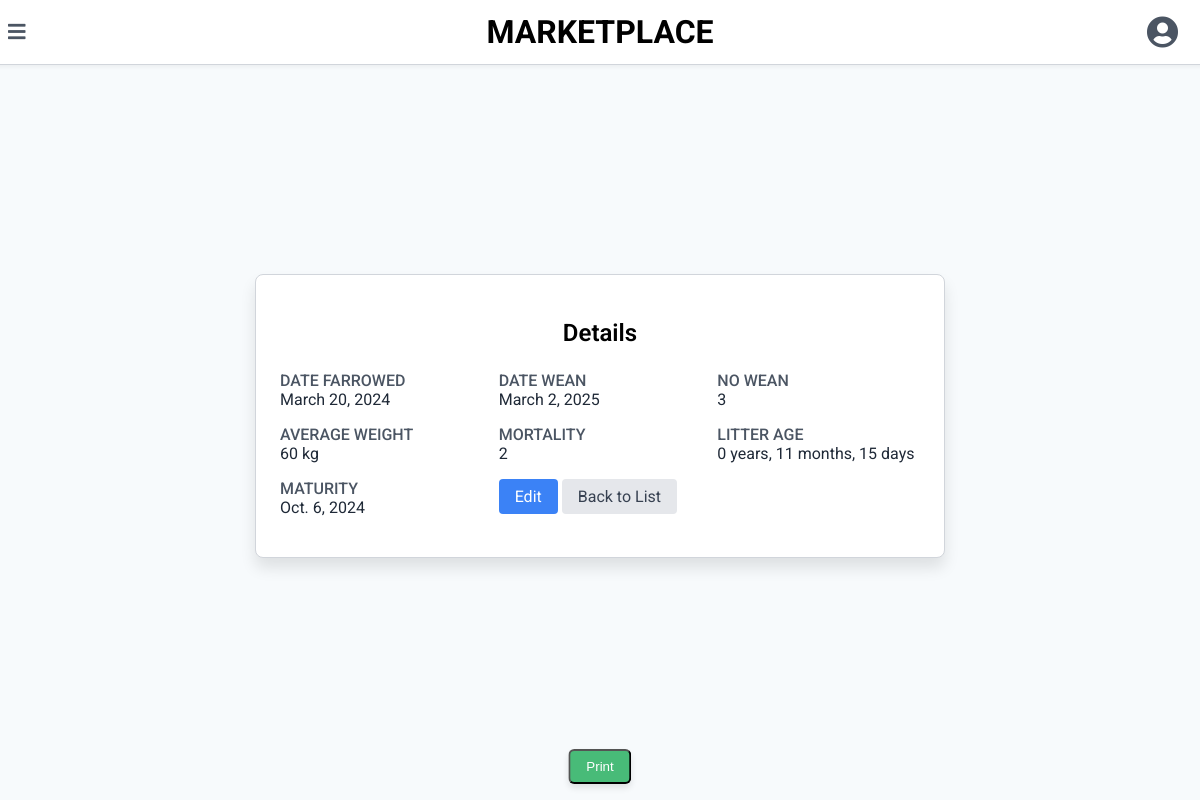
/1/details/Weaning, run on the app's committed database.
### inven/models.py (models this page shows, shortened)
class Weaning(models.Model):
    birth_date = models.ForeignKey(Farrowing, verbose_name=_("Date farrowed"), on_delete=models.CASCADE)
    date_wean = models.DateField(_("weaning date"), auto_now=False, auto_now_add=False)
    no_wean = models.IntegerField(_("number Wean"))
    avg_weight = models.IntegerField(_("Average Weight"))
    mortality = models.IntegerField(_("mortality after farrowing"))
    @property
    def maturity(self):
        return self.birth_date.date + timedelta(days=200)
    def get_age(self) -> dict:
        today = date.today()
        delta = relativedelta(today, self.birth_date.date)
        return {
            'years': delta.years,
            'months': delta.months,
            'days': delta.days
        }
    @property
    def age_string(self) -> str:
        age = self.get_age()
        return f"{age['years']} years, {age['months']} months, {age['days']} days"
    @property
    def age_components(self) -> tuple:
        age = self.get_age()
        return (age['years'], age['months'], age['days'])
    class Meta:
        verbose_name = _("Weaning")
        verbose_name_plural = _("Weanings")

class Farrowing(models.Model):
    date = models.DateField(_("Date"), auto_now=False, auto_now_add=False)
    boar_id = models.ForeignKey(
        Inven,
        on_delete=models.CASCADE,
        verbose_name=_("Boar"),
        limit_choices_to={'sex__name': 'BOAR'},  # Filter only Boars
        related_name='fallowing_as_boar'
    )
    sow_id = models.ForeignKey(
        Inven,
        on_delete=models.CASCADE,
        verbose_name=_("Sow"),
        limit_choices_to={'sex__name': 'SOW'},  # Filter only Sows
        related_name='farrowing_as_soW'
    )
    number_born = models.IntegerField(_("No. Born"))
    mortality = models.IntegerField(_("Mortality"))
    class Meta:
        verbose_name = _("Farrowing")
        verbose_name_plural = _("Farrowings")

### inven/views.py (the view)
# urls.py: path('<int:pk>/details/Weaning', WeaningDetailView.as_view(), name='Weaning-detail'),
class WeaningDetailView(DetailView):
    model = Weaning
    template_name = 'Weaning/detail.html'
    context_object_name = 'Weaning'
    def get_context_data(self, **kwargs):
        context = super().get_context_data(**kwargs)
        Weaning = self.get_object()
        context['age'] = {
            'years': Weaning.age_components[0],
            'months': Weaning.age_components[1],
            'days': Weaning.age_components[2]
        }
        return context

### templates/Weaning/detail.html (shortened to what this page needs)
{% extends "detail.html" %}
{% block page %}
<main class="content">
    <div class="table-container">
        <h2>Details</h2>
        <dl>
            <div>
                <dt>DATE FARROWED</dt>
                <dd>{{ Weaning.birth_date.date }}</dd>
            </div>
            <div>
                <dt>DATE WEAN</dt>
                <dd>{{ Weaning.date_wean }}</dd>
            </div>
            <div>
                <dt>NO WEAN</dt>
                <dd>{{ Weaning.no_wean }}</dd>
            </div>
            <div>
                <dt>AVERAGE WEIGHT</dt>
                <dd>{{ Weaning.avg_weight }} kg</dd>
            </div>
            <div>
                <dt>MORTALITY</dt>
                <dd>{{ Weaning.mortality }}</dd>
            </div>
            <div>
                <dt>LITTER AGE</dt>
                <dd>{{ Weaning.age_string }}</dd>
            </div>
            <div>
                <dt>MATURITY</dt>
                <dd>{{ Weaning.maturity }}</dd>
            </div>
        <div class="mt-6 flex justify-end space-x-4">
            <a href="{% url 'Weaning-update' Weaning.pk %}" class="btn btn-primary">Edit</a>
            <a href="{% url 'Weaning-list' %}" class="btn btn-secondary">Back to List</a>
        </div>
    </div>
</main>
{% endblock %}

### templates/firstlabel/main.html (style rules this page uses)
body { font-family: 'Roboto', sans-serif; background-color: #f3f4f6; margin: 0; padding: 0; }
.content { margin-left: 0; transition: margin-left 0.3s; padding: 1rem; padding-top: 5rem; }

### templates/detail.html (style rules this page uses)
body { font-family: 'Roboto', sans-serif; background-color: #f7fafc; margin: 0; padding: 0; display: flex; justify-content: center; align-items: center; height: 100vh; }
.content { margin-left: 0; margin-top: 16px; padding: 16px; transition: all 0.3s; display: flex; justify-content: center; width: 100%; }
.table-container { background-color: #ffffff; border: 1px solid #d1d5db; border-radius: 8px; padding: 24px; box-shadow: 0 10px 15px rgba(0, 0, 0, 0.1); width: 100%; max-width: 640px; margin: auto; }
.table-container h2 { font-size: 24px; font-weight: 600; margin-bottom: 24px; text-align: center; }
dl { display: grid; grid-template-columns: 1fr; gap: 16px; }
@media (min-width: 768px) { dl { grid-template-columns: repeat(3, 1fr); } }
dt { font-weight: 500; color: #4b5563; }
dd { color: #1f2937; margin: 0; }
.btn { display: inline-block; padding: 8px 16px; border-radius: 4px; text-decoration: none; text-align: center; transition: background-color 0.2s; }
.btn-primary { background-color: #3b82f6; color: #ffffff; }
.btn-secondary { background-color: #e5e7eb; color: #374151; }

### data on the page
Weaning: birth_date "March 20, 2024", date_wean "March 2, 2025", no_wean "3", avg_weight "60", mortality "2", age_string "0 years, 11 months, 15 days", maturity "Oct. 6, 2024"
